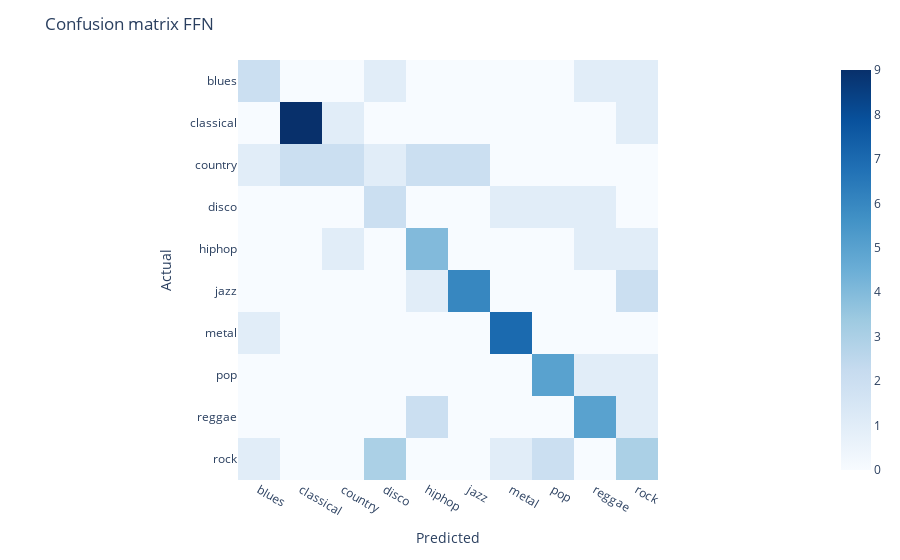

Notebook code for this chart:
### Code cell
ffn_eval = evaluate(ffn_model, name="FFN", verbose=2)

### Figure 1 — Plotly figure (JSON) as saved in the notebook; plotly's stock layout.template omitted (floating-point values rounded to 4 significant figures)
{"data": [{"coloraxis": "coloraxis", "hovertemplate": "x: %{x}<br>y: %{y}<br>color: %{z}<extra></extra>", "name": "0", "type": "heatmap", "x": ["blues", "classical", "country", "disco", "hiphop", "jazz", "metal", "pop", "reggae", "rock"], "xaxis": "x", "y": ["blues", "classical", "country", "disco", "hiphop", "jazz", "metal", "pop", "reggae", "rock"], "yaxis": "y", "z": [[2, 0, 0, 1, 0, 0, 0, 0, 1, 1], [0, 9, 1, 0, 0, 0, 0, 0, 0, 1], [1, 2, 2, 1, 2, 2, 0, 0, 0, 0], [0, 0, 0, 2, 0, 0, 1, 1, 1, 0], [0, 0, 1, 0, 4, 0, 0, 0, 1, 1], [0, 0, 0, 0, 1, 6, 0, 0, 0, 2], [1, 0, 0, 0, 0, 0, 7, 0, 0, 0], [0, 0, 0, 0, 0, 0, 0, 5, 1, 1], [0, 0, 0, 0, 2, 0, 0, 0, 5, 1], [1, 0, 0, 3, 0, 0, 1, 2, 0, 3]]}], "layout": {"coloraxis": {"colorscale": [[0, "rgb(247,251,255)"], [0.125, "rgb(222,235,247)"], [0.25, "rgb(198,219,239)"], [0.375, "rgb(158,202,225)"], [0.5, "rgb(107,174,214)"], [0.625, "rgb(66,146,198)"], [0.75, "rgb(33,113,181)"], [0.875, "rgb(8,81,156)"], [1, "rgb(8,48,107)"]]}, "margin": {"t": 60}, "title": {"text": "Confusion matrix FFN"}, "xaxis": {"anchor": "y", "constrain": "domain", "domain": [0, 1], "scaleanchor": "y", "title": {"text": "Predicted"}}, "yaxis": {"anchor": "x", "autorange": "reversed", "constrain": "domain", "domain": [0, 1], "title": {"text": "Actual"}}}}
